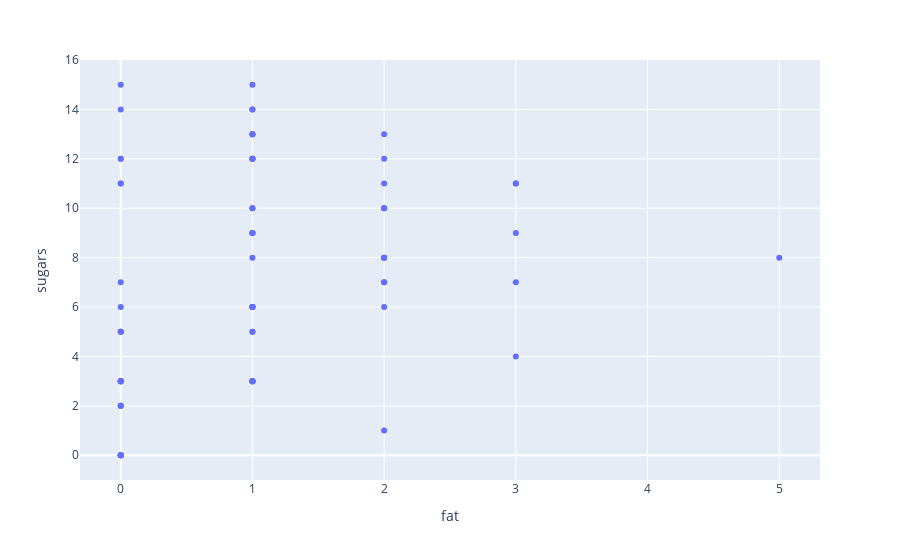

Notebook source saved alongside this figure:
### Markdown cell above
## Do fat and sugar go together?

Make a scatterplot using `fat` and `sugars`

### Code cell
px.scatter(dataframe,x='fat',y='sugars')

#<xml xmlns="https://developers.google.com/blockly/xml"><variables><variable id="+yh,Zg{hON]zy6D~.rH#">px</variable><variable id="1m+6=s7NsBC*q3sFfiW%">dataframe</variable></variables><block type="varDoMethod" id="7PkTI5@+A6#C}J7CTmyF" x="0" y="0"><mutation items="3"></mutation><field name="VAR" id="+yh,Zg{hON]zy6D~.rH#">px</field><field name="MEMBER">scatter</field><data>px:scatter</data><value name="ADD0"><block type="variables_get" id="+5u=XIC-0Mj87=/ifBv["><field name="VAR" id="1m+6=s7NsBC*q3sFfiW%">dataframe</field></block></value><value name="ADD1"><block type="dummyOutputCodeBlock" id="LtVrpN-coFOhTc:miwq6"><field name="CODE">x='fat'</field></block></value><value name="ADD2"><block type="dummyOutputCodeBlock" id="}5K8sF:0wxux#%hkL6pJ"><field name="CODE">y='sugars'</field></block></value></block></xml>

### Figure 1 — Plotly figure (JSON) as saved in the notebook; plotly's stock layout.template omitted (floating-point values rounded to 4 significant figures)
{"data": [{"hovertemplate": "fat=%{x}<br>sugars=%{y}<extra></extra>", "legendgroup": "", "marker": {"color": "#636efa", "symbol": "circle"}, "mode": "markers", "name": "", "orientation": "v", "showlegend": false, "type": "scatter", "x": [1, 5, 1, 0, 2, 2, 0, 2, 1, 0, 2, 2, 3, 2, 1, 0, 0, 0, 1, 3, 0, 0, 1, 0, 1, 0, 0, 2, 0, 1, 0, 1, 1, 0, 3, 2, 1, 0, 1, 1, 1, 2, 1, 1, 3, 3, 2, 1, 1, 2, 0, 2, 1, 0, 0, 0, 1, 2, 1, 2, 0, 0, 0, 0, 0, 0, 1, 0, 0, 1, 1, 1, 1, 1, 1, 1, 1], "xaxis": "x", "y": [6.0, 8.0, 5.0, 0.0, 8.0, 10.0, 14.0, 8.0, 6.0, 5.0, 12.0, 1.0, 9.0, 7.0, 13.0, 3.0, 2.0, 12.0, 13.0, 7.0, 0.0, 3.0, 10.0, 5.0, 13.0, 11.0, 7.0, 10.0, 12.0, 12.0, 15.0, 9.0, 5.0, 3.0, 4.0, 11.0, 10.0, 11.0, 6.0, 9.0, 3.0, 6.0, 12.0, 3.0, 11.0, 11.0, 13.0, 6.0, 9.0, 7.0, 2.0, 10.0, 14.0, 3.0, 0.0, 0.0, 6.0, NaN, 12.0, 8.0, 6.0, 2.0, 3.0, 0.0, 0.0, 0.0, 15.0, 3.0, 5.0, 3.0, 14.0, 3.0, 3.0, 12.0, 3.0, 3.0, 8.0], "yaxis": "y"}], "layout": {"legend": {"tracegroupgap": 0}, "margin": {"t": 60}, "xaxis": {"anchor": "y", "domain": [0, 1], "title": {"text": "fat"}}, "yaxis": {"anchor": "x", "domain": [0, 1], "title": {"text": "sugars"}}}}
